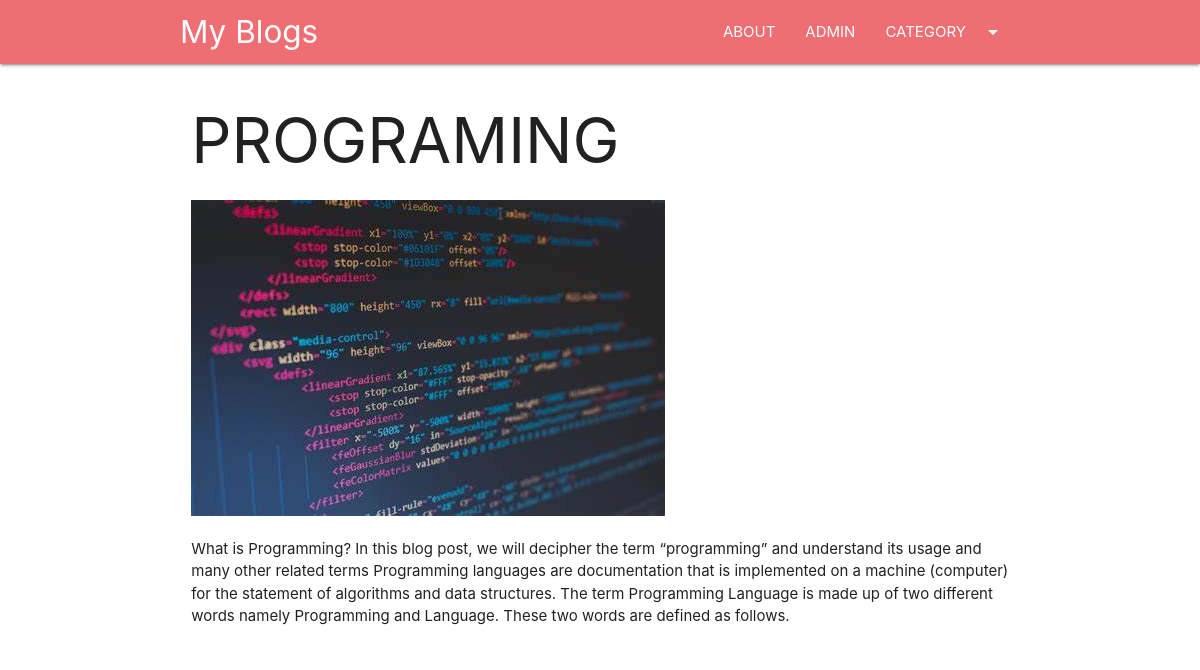
Screenshot of /blog/program with the database file from the repository.
### blog/models.py (models this page shows, shortened)
class Post(models.Model):
    post_id = models.AutoField(primary_key=True)
    Title = models.CharField(max_length=100)
    Content = models.TextField()
    url = models.CharField(max_length=100)
    cat = models.ForeignKey(Category, on_delete=models.CASCADE)
    image = models.ImageField(upload_to='post/')

### blog/views.py (the view)
# urls.py: path('blog/<slug:url>', post),
def post(request, url):
    post = Post.objects.get(url=url)
    cats = Category.objects.all()
    return render(request, 'post.html', {'post': post, 'cats': cats})

### templates/post.html (shortened to what this page needs)
{% extends 'base.html' %}
{% block content %}
<div class="container">
    <div class="row">
        <div class="col 12 12">
            <h1>{{post.Title}}</h1>
            <img src="/media/{{post.image}}" class="responsive-img">
            <p>
                {{post.Content}}
            </p>
        </div>
    </div>
</div>
{% endblock %}

### rows the page displays
Post: Title "PROGRAMING", image (picture), Content "What is Programming? In this blog post, we will decipher the term “programming” and understand its usage and many other related terms Programming languages are documentation that is implemented on a machine (computer) for the statement of algorithms and data structures. The term Programming Language is made up of two different words namely Programming and Language. These two words are defined as follows."
